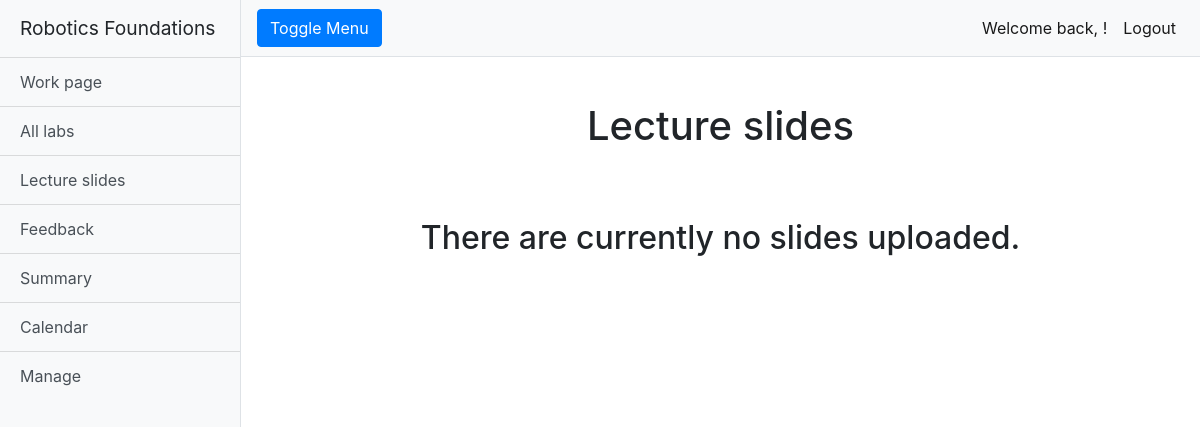
The page /rfwa/lectureslides/ (signed in) on the database as committed earlier.
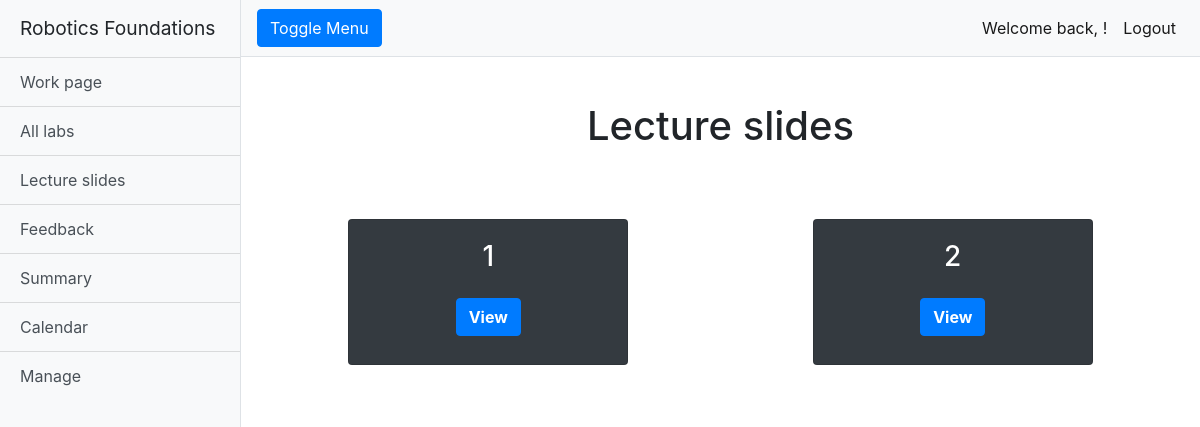
The same page on the database as committed later.
### rfwa/models.py (models this page shows, shortened)
class Slide(models.Model):
    name = models.CharField(max_length=128)
    lecture_Files = models.FileField(upload_to='slides/')
    slug = models.SlugField(primary_key=True, blank=True)

### rfwa/views.py (the view)
# urls.py: path('lectureslides/', views.lectureslides, name='lectureslides'),
@login_required
def lectureslides(request):
    slides = Slide.objects.order_by('name')
    return render(request, 'rfwa/lectureslides.html', {'slides': slides})

### templates/rfwa/lectureslides.html (shortened to what this page needs)
{% extends "rfwa/base.html" %}
{% block body_block %}
<div class="container-fluid">
  <h1 class="mt-4">Lecture slides</h1>
  {% if slides %}
  <div class="container-fluid mt-5">
    {% for slide in slides %}
    {% cycle 'row' '' as row silent %}
    {% if row %}
    <div class="row justify-content-around">
      {% endif %}
      <div class="col-sm-10 col-md-10 col-lg-4 mb-5">
        <div class="card bg-dark text-white mx-auto">
          <div class="card-body text-center">
            <h3 class="card-title">{{slide.name}}</h3>
            <div class="row pb-2 justify-content-around mt-4">
              <button class="btn btn-primary font-weight-bold" rel="noopener noreferrer"
                onclick=" window.open('../../media/{{slide.lecture_Files}}','_blank')">View</button>
            </div>
          </div>
        </div>
      </div>
      {% if not row %}
    </div>
    {% endif %}
    {% endfor %}
    {% else %}
    <h2 class="text-center mt-5">There are currently no slides uploaded.</h2>
    {% endif %}
  </div>
</div>
{% endblock %}

Rows that differ between the two databases and show on the page:
added Slide: name "1"
added Slide: name "2"
Other text that changed with them:
text no longer shown: "There are currently no slides uploaded."
